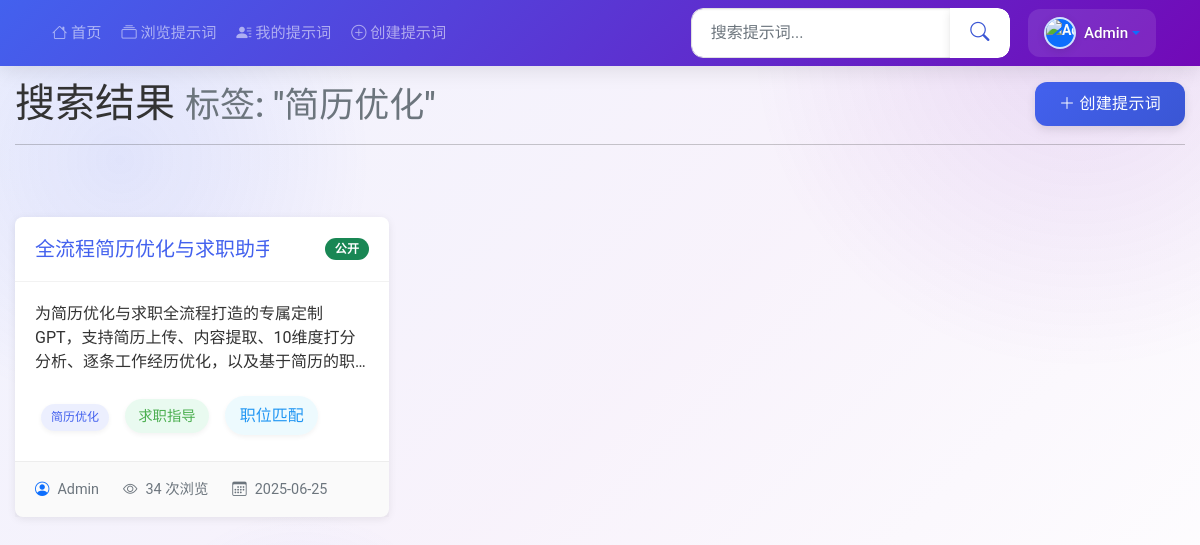
The page /search?tag=简历优化 (signed in) on the database as committed earlier.
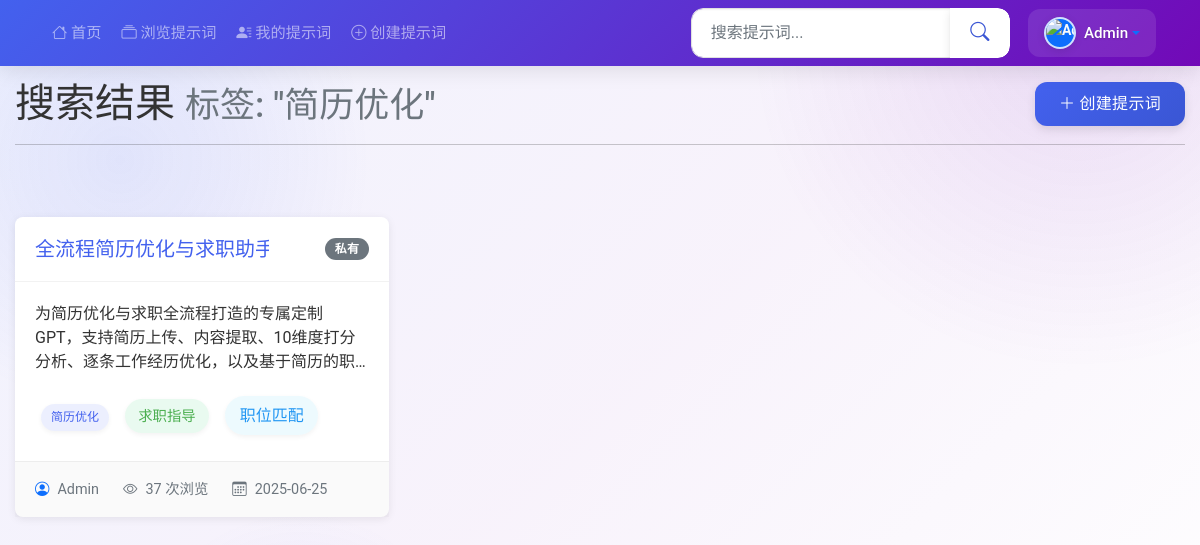
The same page on the database as committed later.
### tables this page shows
CREATE TABLE prompts (
            id INTEGER PRIMARY KEY AUTOINCREMENT,
            title TEXT NOT NULL,
            content TEXT NOT NULL,
            description TEXT,
            version TEXT,
            cover_image TEXT,
            created_at TIMESTAMP DEFAULT CURRENT_TIMESTAMP,
            updated_at TIMESTAMP DEFAULT CURRENT_TIMESTAMP,
            user_id INTEGER NOT NULL,
            is_public BOOLEAN DEFAULT 0,
            view_count INTEGER DEFAULT 0,
            share_count INTEGER DEFAULT 0,
            _metadata TEXT,
            FOREIGN KEY (user_id) REFERENCES users (id)
        );

### simple_app.py (the view, shortened to what this page needs)
@app.route('/search')
def search():
    query = request.args.get('q', '')
    tag = request.args.get('tag', '')
    db = get_db()
    if 'user_id' in session:
        user_id = session['user_id']
        if query and tag:
            prompts = db.execute(
                'SELECT DISTINCT p.*, u.username FROM prompts p '
                'JOIN users u ON p.user_id = u.id '
                'JOIN tags_prompts tp ON p.id = tp.prompt_id '
                'JOIN tags t ON tp.tag_id = t.id '
                'WHERE (p.is_public = 1 OR p.user_id = ?) AND t.name = ? '
                'AND (p.title LIKE ? OR p.content LIKE ? OR p.description LIKE ?) '
                'ORDER BY p.created_at DESC',
                (user_id, tag, f'%{query}%', f'%{query}%', f'%{query}%')
            ).fetchall()
        elif tag:
            prompts = db.execute(
                'SELECT DISTINCT p.*, u.username FROM prompts p '
                'JOIN users u ON p.user_id = u.id '
                'JOIN tags_prompts tp ON p.id = tp.prompt_id '
                'JOIN tags t ON tp.tag_id = t.id '
                'WHERE (p.is_public = 1 OR p.user_id = ?) AND t.name = ? '
                'ORDER BY p.created_at DESC',
                (user_id, tag)
            ).fetchall()
        else:
            return redirect(url_for('index'))
        tags = db.execute(
            'SELECT DISTINCT t.* FROM tags t '
            'JOIN tags_prompts tp ON t.id = tp.tag_id '
            'JOIN prompts p ON tp.prompt_id = p.id '
            'WHERE p.is_public = 1 OR p.user_id = ? '
            'ORDER BY t.name',
            (user_id,)
        ).fetchall()
    prompts_with_tags = []
    for prompt_row in prompts:
        prompt = dict(prompt_row)  # 转换为可修改的字典
        prompt_tags = db.execute(
            'SELECT t.* FROM tags t '
            'JOIN tags_prompts tp ON t.id = tp.tag_id '
            'WHERE tp.prompt_id = ?',
            (prompt['id'],)
        ).fetchall()
        prompt['tags'] = prompt_tags
        prompts_with_tags.append(prompt)
    prompts = prompts_with_tags
    return render_template('search.html', prompts=prompts, tags=tags, query=query, selected_tag=tag)

### simple_app.py (called while the page is built)
@app.after_request
def add_cors_headers(response):
    if os.environ.get('ENABLE_CORS', 'False').lower() == 'true':
        response.headers['Access-Control-Allow-Origin'] = os.environ.get('CORS_ORIGIN', '*')
        response.headers['Access-Control-Allow-Methods'] = 'GET, POST, PUT, DELETE, OPTIONS'
        response.headers['Access-Control-Allow-Headers'] = 'Content-Type, Authorization'
    response.headers['X-Content-Type-Options'] = 'nosniff'
    response.headers['X-Frame-Options'] = 'SAMEORIGIN'
    response.headers['X-XSS-Protection'] = '1; mode=block'
    if os.environ.get('HTTPS_ENABLED', 'False').lower() == 'true':
        response.headers['Strict-Transport-Security'] = 'max-age=31536000; includeSubDomains'
    return response

@app.context_processor
def inject_now():
    return {'now': datetime.datetime.now()}

### templates/search.html (shortened to what this page needs)
{% extends 'base.html' %}  {% block content %}
<div class="search-container">
  <div class="row mb-4">
    <div class="col-md-12">
      <div class="d-flex justify-content-between align-items-center">
        <h1 class="mb-0">
          搜索结果 {% if query or selected_tag %}
          <small class="text-muted">
             {% if selected_tag %}标签: "{{
            selected_tag }}"{% endif %}
          </small>
          {% endif %}
        </h1>
        {% if session.user_id %}
        <a href="/create-prompt" class="btn btn-primary">
          <i class="bi bi-plus-lg"></i> 创建提示词
        </a>
        {% endif %}
      </div>
      <hr />
    </div>
  </div>
  <div class="row">
    <div class="col-md-12">
      <div class="prompt-list-container">
        {% if prompts %} {% for prompt in prompts %}
        <div
          class="prompt-list-item clickable-card"
          data-url="/prompts/{{ prompt.id }}"
        >
          <div class="prompt-header">
            <h2 class="prompt-title">{{ prompt.title }}</h2>
            <span
              class="badge {% if prompt.is_public %}bg-success{% else %}bg-secondary{% endif %}"
            >
              {% if prompt.is_public %}公开{% else %}私有{% endif %}
            </span>
          </div>
          <div class="prompt-body">
            <p>{{ prompt.description or '无描述' }}</p>
            {% if prompt.tags %}
            <div class="mt-3">
              {% for tag in prompt.tags %}
              <a
                href="/search?tag={{ tag.name }}"
                class="prompt-tag"
                onclick="event.stopPropagation()"
                >{{ tag.name }}</a
              >
              {% endfor %}
            </div>
            {% endif %}
          </div>
          <div class="prompt-footer">
            <div class="prompt-meta">
              <div class="prompt-meta-item">
                <i class="bi bi-person-circle text-primary"></i>
                <span class="fw-medium">{{ prompt.username }}</span>
              </div>
              <div class="prompt-meta-item">
                <i class="bi bi-eye"></i>
                <span>{{ prompt.view_count or 0 }} 次浏览</span>
              </div>
              <div class="prompt-meta-item">
                <i class="bi bi-calendar3"></i>
                <span
                  >{{ prompt.created_at[:10] if prompt.created_at else
                  '未知时间' }}</span
                >
              </div>
            </div>
          </div>
        </div>
        {% endfor %} {% endif %}
      </div>
    </div>
  </div>
</div>
{% endblock %}

Rows that differ between the two databases and show on the page:
changed prompts "全流程简历优化与求职…": view_count "34" → "37"; is_public "公开" → "私有"
